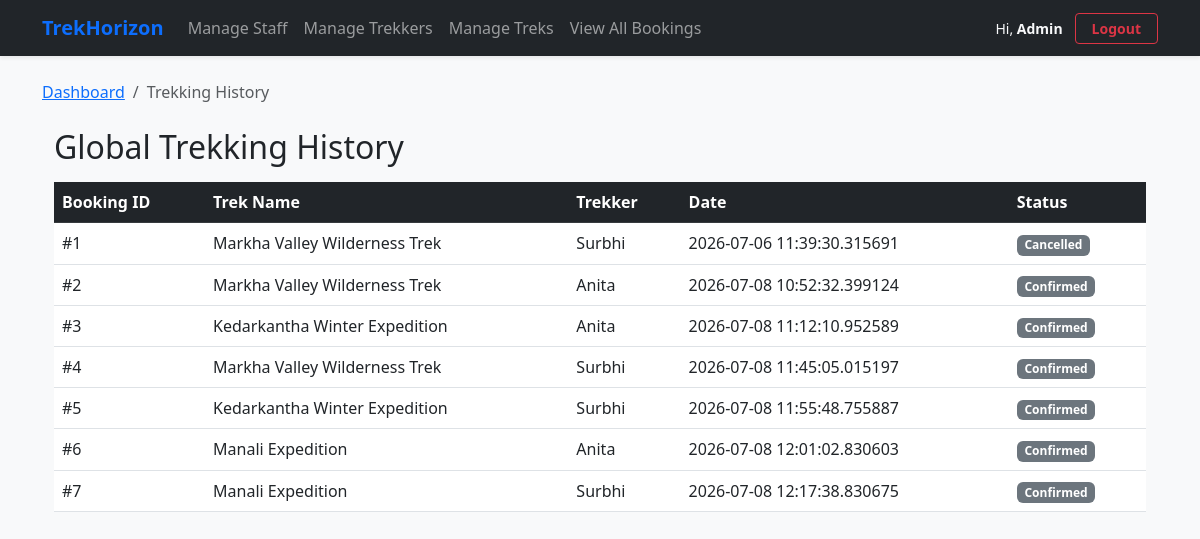
/admin/history (signed in), run on the app's committed database.
### models.py (models this page shows)
class Booking(db.Model):
    booking_id = db.Column(db.Integer, primary_key=True, autoincrement=True)
    user_id = db.Column(db.Integer, db.ForeignKey('user.user_id'), nullable=False)
    trek_id = db.Column(db.Integer, db.ForeignKey('trek.trek_id'), nullable=False)
    booking_date = db.Column(db.DateTime, default=datetime.utcnow)
    status = db.Column(db.Enum('Confirmed', 'Cancelled', 'Completed', name='booking_status'), nullable=False, default='Confirmed')

class Trek(db.Model):
    trek_id = db.Column(db.Integer, primary_key=True, autoincrement=True)
    trek_name = db.Column(db.String(150), nullable=False)
    location = db.Column(db.String(150), nullable=False)
    difficulty = db.Column(db.Enum('Easy', 'Moderate', 'Hard', name='trek_difficulty'), nullable=False)
    duration_days = db.Column(db.Integer, nullable=False)
    available_slots = db.Column(db.Integer, nullable=False)
    max_slots = db.Column(db.Integer, nullable=False)
    start_date = db.Column(db.Date, nullable=False)
    end_date = db.Column(db.Date, nullable=False)
    status = db.Column(db.Enum('Pending', 'Started', 'Open', 'Closed', 'Completed', name='trek_status'), nullable=False)
    assigned_staff_id = db.Column(db.Integer, db.ForeignKey('user.user_id'), nullable=True)
    cost_per_person = db.Column(db.Float, nullable=False, default=0.0)
    meeting_point = db.Column(db.String(255), nullable=True)
    description = db.Column(db.Text, nullable=True)
    bookings = db.relationship('Booking', backref='trek', lazy=True)

class User(db.Model):
    user_id = db.Column(db.Integer, primary_key=True, autoincrement=True)
    name = db.Column(db.String(100), nullable=False)
    email = db.Column(db.String(100), nullable=False, unique=True)
    password = db.Column(db.String(255), nullable=False)
    phone = db.Column(db.String(20), nullable=True)
    role = db.Column(db.Enum('Admin', 'Staff', 'Trekker', name='user_roles'), nullable=False)
    status = db.Column(db.String(20), nullable=False, default='Approved')
    created_at = db.Column(db.DateTime, default=datetime.utcnow)
    managed_treks = db.relationship('Trek', backref='assigned_staff', lazy=True)
    bookings = db.relationship('Booking', backref='trekker', lazy=True)

### routes/admin.py (the view)
@app.route('/admin/history')
def admin_trekking_history():
    if 'user_id' not in session or session['user_role'] != 'Admin':
        return "Access Forbidden", 403
    all_history = Booking.query.all()
    return render_template('adminhistory.html', history=all_history)

### templates/adminhistory.html (shortened to what this page needs)
{% extends 'base.html' %}
{% block content %}
<nav aria-label="breadcrumb">
    <ol class="breadcrumb">
        <li class="breadcrumb-item"><a href="/dashboard">Dashboard</a></li>
        <li class="breadcrumb-item active" aria-current="page">Trekking History</li>
    </ol>
</nav>
<div class="container mt-4">
    <h2>Global Trekking History</h2>
    <table class="table table-hover mt-3">
        <thead class="table-dark">
            <tr>
                <th>Booking ID</th>
                <th>Trek Name</th>
                <th>Trekker</th>
                <th>Date</th>
                <th>Status</th>
            </tr>
        </thead>
        <tbody>
            {% for entry in history %}
            <tr>
                <td>#{{ entry.booking_id }}</td>
                <td>{{ entry.trek.trek_name }}</td>
                <td>{{ entry.trekker.name }}</td>
                <td>{{ entry.booking_date }}</td>
                <td>
                    <span class="badge {% if entry.status == 'Booked' %}bg-primary{% else %}bg-secondary{% endif %}">
                        {{ entry.status }}
                    </span>
                </td>
            </tr>
            {% endfor %}
        </tbody>
    </table>
</div>
{% endblock %}

### data on the page
Booking: booking_id "1", trek.trek_name "Markha Valley Wilderness Trek", trekker.name "Surbhi", booking_date "2026-07-06 11:39:30.315691", status "Cancelled"
Booking: booking_id "2", trek.trek_name "Markha Valley Wilderness Trek", trekker.name "Anita", booking_date "2026-07-08 10:52:32.399124", status "Confirmed"
Booking: booking_id "3", trek.trek_name "Kedarkantha Winter Expedition", trekker.name "Anita", booking_date "2026-07-08 11:12:10.952589", status "Confirmed"
Booking: booking_id "4", trek.trek_name "Markha Valley Wilderness Trek", trekker.name "Surbhi", booking_date "2026-07-08 11:45:05.015197", status "Confirmed"
Booking: booking_id "5", trek.trek_name "Kedarkantha Winter Expedition", trekker.name "Surbhi", booking_date "2026-07-08 11:55:48.755887", status "Confirmed"
Booking: booking_id "6", trek.trek_name "Manali Expedition", trekker.name "Anita", booking_date "2026-07-08 12:01:02.830603", status "Confirmed"
Booking: booking_id "7", trek.trek_name "Manali Expedition", trekker.name "Surbhi", booking_date "2026-07-08 12:17:38.830675", status "Confirmed"

### other printed values
{{ session.get('user_name', 'User') }} "Admin"
